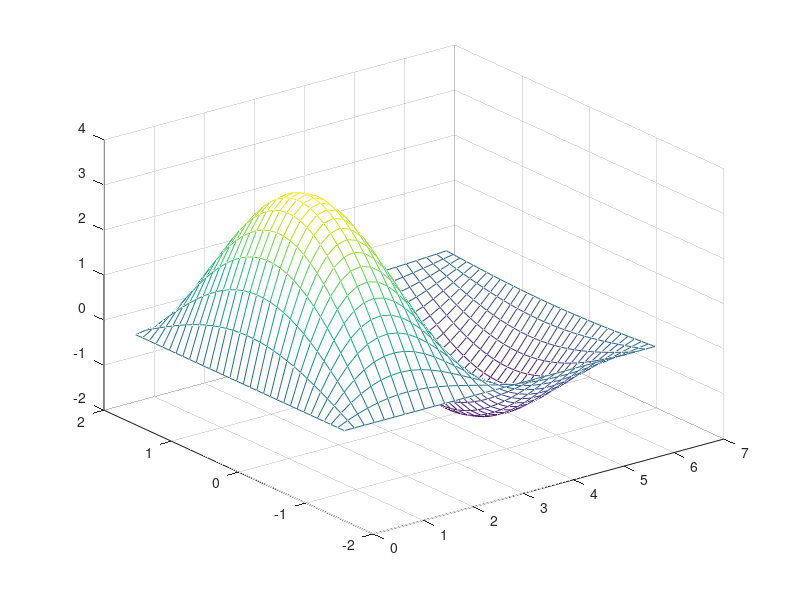

The MATLAB source for this figure:
clc
clear
x=[0:0.2:2*pi]
y=[-pi/2:0.1:pi/2]
a=5
t=1
f=1
B=0.2
[X,Y] = meshgrid(x,y)
sigma=a*exp(-B*X).*(sin(t*X).*cos(f*Y))
mesh(X,Y,sigma)
grid on

%yasin
